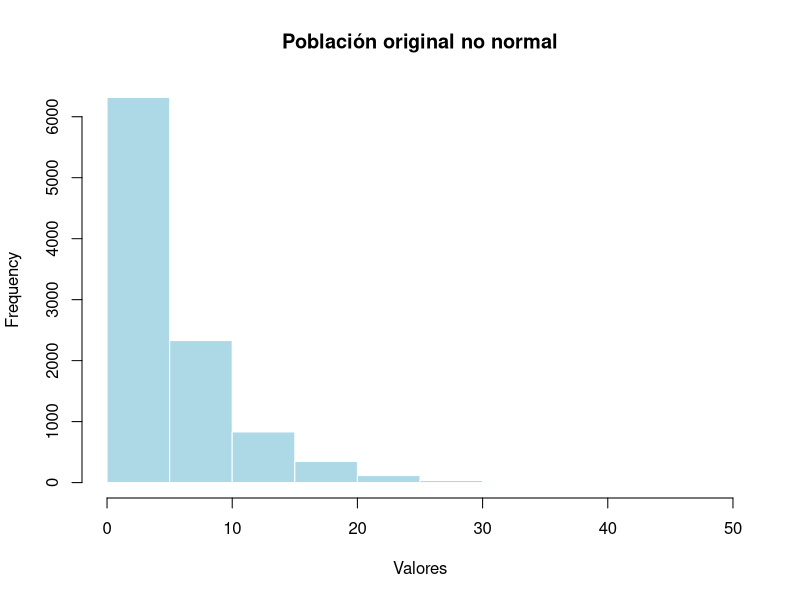
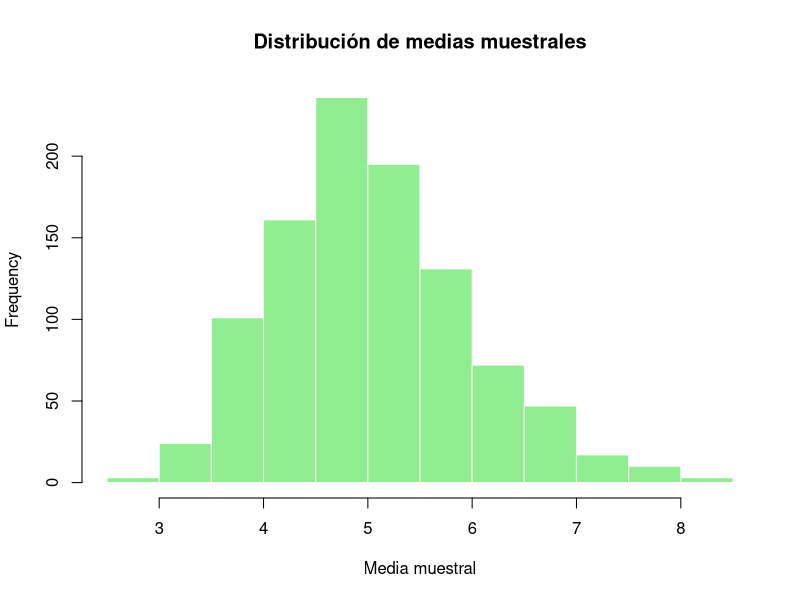
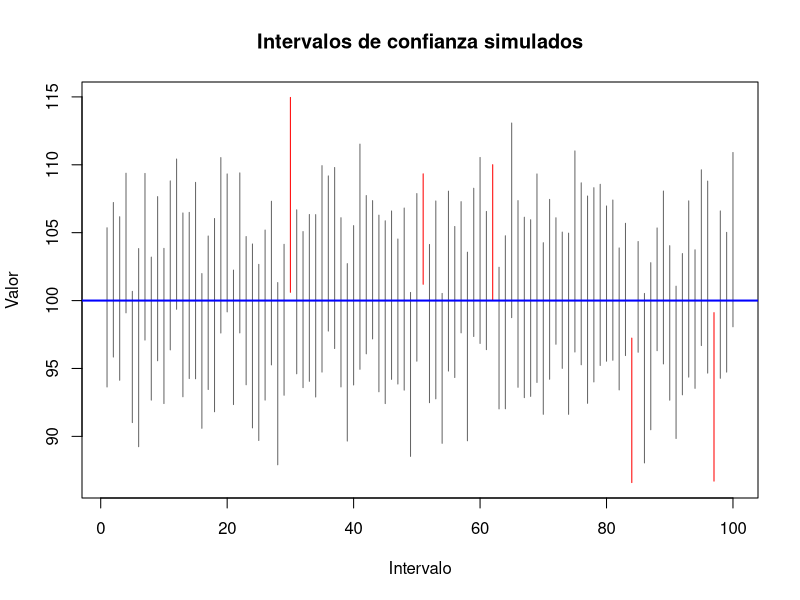

Here is the R script that generated these plots, in order:
## ---- chunk 1
resistencia <- c(25, 27, 26, 28, 24, 26)

mean(resistencia)
## ---- chunk 2
defectuosas <- 6
total <- 80

p_hat <- defectuosas / total
p_hat
## ---- chunk 3
s <- 4
n <- 25

SE <- s / sqrt(n)
SE
## ---- chunk 4
set.seed(123)

poblacion <- rexp(10000, rate = 0.2)

hist(poblacion,
     col = "lightblue",
     border = "white",
     main = "Población original no normal",
     xlab = "Valores")
## ---- chunk 5
set.seed(123)

medias <- replicate(1000, mean(sample(poblacion, size = 30)))

hist(medias,
     col = "lightgreen",
     border = "white",
     main = "Distribución de medias muestrales",
     xlab = "Media muestral")
## ---- chunk 6
xbar <- 50.2
sigma <- 1.8
n <- 36
z <- qnorm(0.975)

SE <- sigma / sqrt(n)
ME <- z * SE

LI <- xbar - ME
LS <- xbar + ME

c(LI = LI, LS = LS)
## ---- chunk 7
voltaje <- c(219, 221, 220, 222, 218, 223, 221, 220, 219, 222)

mean(voltaje)
sd(voltaje)
t.test(voltaje, conf.level = 0.95)
## ---- chunk 8
x <- 18
n <- 200

p_hat <- x/n
z <- qnorm(0.975)

SE <- sqrt(p_hat*(1-p_hat)/n)
ME <- z * SE

LI <- p_hat - ME
LS <- p_hat + ME

c(LI = LI, LS = LS)
## ---- chunk 9
set.seed(123)

mu <- 100
sigma <- 15
n <- 25
B <- 100

LI <- numeric(B)
LS <- numeric(B)

for(i in 1:B){
  muestra <- rnorm(n, mean = mu, sd = sigma)
  xbar <- mean(muestra)
  s <- sd(muestra)
  tcrit <- qt(0.975, df = n-1)
  ME <- tcrit * s / sqrt(n)
  LI[i] <- xbar - ME
  LS[i] <- xbar + ME
}

contiene <- LI <= mu & LS >= mu
mean(contiene)
## ---- chunk 10
plot(1:B, rep(mu, B),
     type = "n",
     ylim = range(c(LI, LS)),
     xlab = "Intervalo",
     ylab = "Valor",
     main = "Intervalos de confianza simulados")

for(i in 1:B){
  color <- ifelse(contiene[i], "gray40", "red")
  segments(i, LI[i], i, LS[i], col = color)
}

abline(h = mu, col = "blue", lwd = 2)
## ---- chunk 11
resistencia2 <- c(27, 28, 26, 29, 30, 28, 27, 29, 28, 26, 30, 29)

mean(resistencia2)
sd(resistencia2)
t.test(resistencia2, conf.level = 0.95)
